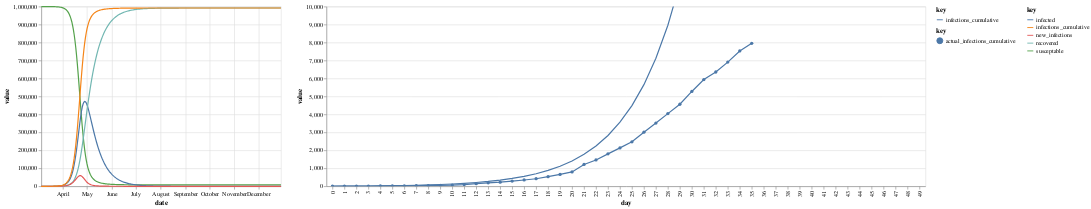

Write notebook code for a chart like this one.
### Markdown cell above
### No social mitigation

### Code cell
infectious_days = 14.
doubling_rate = 3.
population = 1000000.
num_infected = 11
N = 300

gamma = 1 / infectious_days
growth_rate = 2 ** (1 / doubling_rate) - 1
beta0 = (growth_rate + gamma) / (population - 1)

beta = np.empty(N)
beta[:] = beta0

s, i, r, i_new = run_sir(beta, gamma, population, num_infected, N)
d = pd.DataFrame({
    'date': pd.date_range("2020-03-05", periods = N), 
    'susceptable': s, 
    "infected": i, 
    "recovered": r, 
    "new_infections": i_new, 
    "infections_cumulative": np.cumsum(i_new),
    "penn_ever_infected": i + r,
})

p1 = (alt
 .Chart(d)
 .transform_fold(['susceptable', 'infected', 'recovered', 'new_infections', 'infections_cumulative'])
 .encode(x='date:T', y="value:Q", color='key:N')
 .mark_line()
)
combined = d.merge(la_train, on="date", how="left")
combined = combined.rename(columns={"cases":"actual_infections_cumulative"})
combined["day"] = np.arange(0, combined.shape[0])

sir_p = (alt
 .Chart()
 .transform_fold(['infections_cumulative'])
 .encode(x='day:N', y=alt.Y("value:Q", scale = alt.Scale(domain=(0, 10000))), color='key:N')
 .mark_line(clip=True)
)

act_p = (alt
 .Chart()
 .transform_fold(['actual_infections_cumulative'])
 .encode(x='day:N', y="value:Q", color='key:N')
 .mark_line(point = True, clip=True)
)

p2 = alt.layer(sir_p, act_p, data=combined[:50]).resolve_scale(color="independent")
alt.hconcat(p1, p2)

### Figure 1 — Vega-Lite specification as saved in the notebook (floating-point values rounded to 4 significant figures; data arrays with more than 128 entries replaced by an {"elided": "..."} marker saying what was removed)
{"config": {"view": {"continuousWidth": 400, "continuousHeight": 300}}, "hconcat": [{"data": {"name": "data-eb9a62babe3b02d5e7da413bc19420aa"}, "mark": "line", "encoding": {"color": {"type": "nominal", "field": "key"}, "x": {"type": "temporal", "field": "date"}, "y": {"type": "quantitative", "field": "value"}}, "transform": [{"fold": ["susceptable", "infected", "recovered", "new_infections", "infections_cumulative"]}]}, {"layer": [{"mark": {"type": "line", "clip": true}, "encoding": {"color": {"type": "nominal", "field": "key"}, "x": {"type": "nominal", "field": "day"}, "y": {"type": "quantitative", "field": "value", "scale": {"domain": [0, 10000]}}}, "transform": [{"fold": ["infections_cumulative"]}]}, {"mark": {"type": "line", "clip": true, "point": true}, "encoding": {"color": {"type": "nominal", "field": "key"}, "x": {"type": "nominal", "field": "day"}, "y": {"type": "quantitative", "field": "value"}}, "transform": [{"fold": ["actual_infections_cumulative"]}]}], "data": {"name": "data-3ad07b1b9ce4031ecd4ffd970fcbdd4c"}, "resolve": {"scale": {"color": "independent"}}}], "$schema": "https://vega.github.io/schema/vega-lite/v4.8.1.json", "datasets": {"data-eb9a62babe3b02d5e7da413bc19420aa": {"elided": "300 records"}, "data-3ad07b1b9ce4031ecd4ffd970fcbdd4c": [{"date": "2020-03-05T00:00:00", "susceptable": 1000000.0, "infected": 11.0, "recovered": 0.0, "new_infections": 1.0, "infections_cumulative": 1.0, "penn_ever_infected": 11.0, "actual_infections_cumulative": 11.0, "admits": 4.0, "growth_rate": 0.3636, "beta": 4.351e-08, "constant_beta": 2.2e-07, "day": 0}, {"date": "2020-03-06T00:00:00", "susceptable": 1000000.0, "infected": 13.86, "recovered": 0.7857, "new_infections": 3.645, "infections_cumulative": 4.645, "penn_ever_infected": 14.64, "actual_infections_cumulative": 13.0, "admits": 2.0, "growth_rate": 0.1538, "beta": 2.253e-08, "constant_beta": 2.2e-07, "day": 1}, {"date": "2020-03-07T00:00:00", "susceptable": 1000000.0, "infected": 17.46, "recovered": 1.776, "new_infections": 4.592, "infections_cumulative": 9.237, "penn_ever_infected": 19.24, "actual_infections_cumulative": 14.0, "admits": 1.0, "growth_rate": 0.07143, "beta": 1.429e-08, "constant_beta": 2.2e-07, "day": 2}, {"date": "2020-03-08T00:00:00", "susceptable": 1000000.0, "infected": 22.0, "recovered": 3.023, "new_infections": 5.786, "infections_cumulative": 15.02, "penn_ever_infected": 25.02, "actual_infections_cumulative": 14.0, "admits": 0.0, "growth_rate": 0.0, "beta": 7.143e-09, "constant_beta": 2.2e-07, "day": 3}, {"date": "2020-03-09T00:00:00", "susceptable": 1000000.0, "infected": 27.72, "recovered": 4.594, "new_infections": 7.289, "infections_cumulative": 22.31, "penn_ever_infected": 32.31, "actual_infections_cumulative": 19.0, "admits": 5.0, "growth_rate": 0.2632, "beta": 3.346e-08, "constant_beta": 2.2e-07, "day": 4}, {"date": "2020-03-10T00:00:00", "susceptable": 1000000.0, "infected": 34.92, "recovered": 6.574, "new_infections": 9.184, "infections_cumulative": 31.5, "penn_ever_infected": 41.5, "actual_infections_cumulative": 20.0, "admits": 1.0, "growth_rate": 0.05, "beta": 1.214e-08, "constant_beta": 2.2e-07, "day": 5}, {"date": "2020-03-11T00:00:00", "susceptable": 999900.0, "infected": 44.0, "recovered": 9.069, "new_infections": 11.57, "infections_cumulative": 43.07, "penn_ever_infected": 53.07, "actual_infections_cumulative": 28.0, "admits": 8.0, "growth_rate": 0.2857, "beta": 3.571e-08, "constant_beta": 2.2e-07, "day": 6}, {"date": "2020-03-12T00:00:00", "susceptable": 999900.0, "infected": 55.43, "recovered": 12.21, "new_infections": 14.58, "infections_cumulative": 57.65, "penn_ever_infected": 67.65, "actual_infections_cumulative": 32.0, "admits": 4.0, "growth_rate": 0.125, "beta": 1.964e-08, "constant_beta": 2.2e-07, "day": 7}, {"date": "2020-03-13T00:00:00", "susceptable": 999900.0, "infected": 69.84, "recovered": 16.17, "new_infections": 18.37, "infections_cumulative": 76.01, "penn_ever_infected": 86.01, "actual_infections_cumulative": 40.0, "admits": 8.0, "growth_rate": 0.2, "beta": 2.714e-08, "constant_beta": 2.2e-07, "day": 8}, {"date": "2020-03-14T00:00:00", "susceptable": 999900.0, "infected": 87.99, "recovered": 21.16, "new_infections": 23.14, "infections_cumulative": 99.15, "penn_ever_infected": 109.2, "actual_infections_cumulative": 53.0, "admits": 13.0, "growth_rate": 0.2453, "beta": 3.167e-08, "constant_beta": 2.2e-07, "day": 9}, {"date": "2020-03-15T00:00:00", "susceptable": 999900.0, "infected": 110.9, "recovered": 27.44, "new_infections": 29.15, "infections_cumulative": 128.3, "penn_ever_infected": 138.3, "actual_infections_cumulative": 69.0, "admits": 16.0, "growth_rate": 0.2319, "beta": 3.033e-08, "constant_beta": 2.2e-07, "day": 10}, {"date": "2020-03-16T00:00:00", "susceptable": 999800.0, "infected": 139.7, "recovered": 35.36, "new_infections": 36.73, "infections_cumulative": 165.0, "penn_ever_infected": 175.0, "actual_infections_cumulative": 94.0, "admits": 25.0, "growth_rate": 0.266, "beta": 3.374e-08, "constant_beta": 2.2e-07, "day": 11}, {"date": "2020-03-17T00:00:00", "susceptable": 999800.0, "infected": 176.0, "recovered": 45.34, "new_infections": 46.27, "infections_cumulative": 211.3, "penn_ever_infected": 221.3, "actual_infections_cumulative": 144.0, "admits": 50.0, "growth_rate": 0.3472, "beta": 4.187e-08, "constant_beta": 2.2e-07, "day": 12}, {"date": "2020-03-18T00:00:00", "susceptable": 999700.0, "infected": 221.7, "recovered": 57.91, "new_infections": 58.29, "infections_cumulative": 269.6, "penn_ever_infected": 279.6, "actual_infections_cumulative": 190.0, "admits": 46.0, "growth_rate": 0.2421, "beta": 3.135e-08, "constant_beta": 2.2e-07, "day": 13}, {"date": "2020-03-19T00:00:00", "susceptable": 999600.0, "infected": 279.3, "recovered": 73.74, "new_infections": 73.44, "infections_cumulative": 343.0, "penn_ever_infected": 353.0, "actual_infections_cumulative": 231.0, "admits": 41.0, "growth_rate": 0.1775, "beta": 2.489e-08, "constant_beta": 2.2e-07, "day": 14}, {"date": "2020-03-20T00:00:00", "susceptable": 999600.0, "infected": 351.9, "recovered": 93.69, "new_infections": 92.51, "infections_cumulative": 435.5, "penn_ever_infected": 445.5, "actual_infections_cumulative": 292.0, "admits": 61.0, "growth_rate": 0.2089, "beta": 2.803e-08, "constant_beta": 2.2e-07, "day": 15}, {"date": "2020-03-21T00:00:00", "susceptable": 999400.0, "infected": 443.3, "recovered": 118.8, "new_infections": 116.5, "infections_cumulative": 552.1, "penn_ever_infected": 562.1, "actual_infections_cumulative": 351.0, "admits": 59.0, "growth_rate": 0.1681, "beta": 2.395e-08, "constant_beta": 2.2e-07, "day": 16}, {"date": "2020-03-22T00:00:00", "susceptable": 999300.0, "infected": 558.4, "recovered": 150.5, "new_infections": 146.8, "infections_cumulative": 698.9, "penn_ever_infected": 708.9, "actual_infections_cumulative": 421.0, "admits": 70.0, "growth_rate": 0.1663, "beta": 2.377e-08, "constant_beta": 2.2e-07, "day": 17}, {"date": "2020-03-23T00:00:00", "susceptable": 999100.0, "infected": 703.4, "recovered": 190.4, "new_infections": 184.9, "infections_cumulative": 883.8, "penn_ever_infected": 893.8, "actual_infections_cumulative": 536.0, "admits": 115.0, "growth_rate": 0.2146, "beta": 2.86e-08, "constant_beta": 2.2e-07, "day": 18}, {"date": "2020-03-24T00:00:00", "susceptable": 998900.0, "infected": 886.0, "recovered": 240.6, "new_infections": 232.9, "infections_cumulative": 1117.0, "penn_ever_infected": 1127.0, "actual_infections_cumulative": 662.0, "admits": 126.0, "growth_rate": 0.1903, "beta": 2.618e-08, "constant_beta": 2.2e-07, "day": 19}, {"date": "2020-03-25T00:00:00", "susceptable": 998600.0, "infected": 1116.0, "recovered": 303.9, "new_infections": 293.2, "infections_cumulative": 1410.0, "penn_ever_infected": 1420.0, "actual_infections_cumulative": 799.0, "admits": 137.0, "growth_rate": 0.1715, "beta": 2.429e-08, "constant_beta": 2.2e-07, "day": 20}, {"date": "2020-03-26T00:00:00", "susceptable": 998200.0, "infected": 1405.0, "recovered": 383.6, "new_infections": 369.2, "infections_cumulative": 1779.0, "penn_ever_infected": 1789.0, "actual_infections_cumulative": 1216.0, "admits": 417.0, "growth_rate": 0.3429, "beta": 4.144e-08, "constant_beta": 2.2e-07, "day": 21}, {"date": "2020-03-27T00:00:00", "susceptable": 997700.0, "infected": 1770.0, "recovered": 484.0, "new_infections": 464.9, "infections_cumulative": 2244.0, "penn_ever_infected": 2254.0, "actual_infections_cumulative": 1465.0, "admits": 249.0, "growth_rate": 0.17, "beta": 2.414e-08, "constant_beta": 2.2e-07, "day": 22}, {"date": "2020-03-28T00:00:00", "susceptable": 997200.0, "infected": 2229.0, "recovered": 610.4, "new_infections": 585.2, "infections_cumulative": 2829.0, "penn_ever_infected": 2839.0, "actual_infections_cumulative": 1804.0, "admits": 339.0, "growth_rate": 0.1879, "beta": 2.593e-08, "constant_beta": 2.2e-07, "day": 23}, {"date": "2020-03-29T00:00:00", "susceptable": 996400.0, "infected": 2806.0, "recovered": 769.6, "new_infections": 736.4, "infections_cumulative": 3566.0, "penn_ever_infected": 3576.0, "actual_infections_cumulative": 2136.0, "admits": 332.0, "growth_rate": 0.1554, "beta": 2.269e-08, "constant_beta": 2.2e-07, "day": 24}, {"date": "2020-03-30T00:00:00", "susceptable": 995500.0, "infected": 3532.0, "recovered": 970.0, "new_infections": 926.4, "infections_cumulative": 4492.0, "penn_ever_infected": 4502.0, "actual_infections_cumulative": 2474.0, "admits": 338.0, "growth_rate": 0.1366, "beta": 2.08e-08, "constant_beta": 2.2e-07, "day": 25}, {"date": "2020-03-31T00:00:00", "susceptable": 994300.0, "infected": 4445.0, "recovered": 1222.0, "new_infections": 1165.0, "infections_cumulative": 5657.0, "penn_ever_infected": 5667.0, "actual_infections_cumulative": 3011.0, "admits": 537.0, "growth_rate": 0.1783, "beta": 2.498e-08, "constant_beta": 2.2e-07, "day": 26}, {"date": "2020-04-01T00:00:00", "susceptable": 992900.0, "infected": 5592.0, "recovered": 1540.0, "new_infections": 1464.0, "infections_cumulative": 7121.0, "penn_ever_infected": 7131.0, "actual_infections_cumulative": 3518.0, "admits": 507.0, "growth_rate": 0.1441, "beta": 2.155e-08, "constant_beta": 2.2e-07, "day": 27}, {"date": "2020-04-02T00:00:00", "susceptable": 991000.0, "infected": 7032.0, "recovered": 1939.0, "new_infections": 1840.0, "infections_cumulative": 8961.0, "penn_ever_infected": 8971.0, "actual_infections_cumulative": 4045.0, "admits": 527.0, "growth_rate": 0.1303, "beta": 2.017e-08, "constant_beta": 2.2e-07, "day": 28}, {"date": "2020-04-03T00:00:00", "susceptable": 988700.0, "infected": 8839.0, "recovered": 2441.0, "new_infections": 2309.0, "infections_cumulative": 11270.0, "penn_ever_infected": 11280.0, "actual_infections_cumulative": 4566.0, "admits": 521.0, "growth_rate": 0.1141, "beta": 1.855e-08, "constant_beta": 2.2e-07, "day": 29}, {"date": "2020-04-04T00:00:00", "susceptable": 985800.0, "infected": 11100.0, "recovered": 3073.0, "new_infections": 2896.0, "infections_cumulative": 14170.0, "penn_ever_infected": 14180.0, "actual_infections_cumulative": 5277.0, "admits": 711.0, "growth_rate": 0.1347, "beta": 2.062e-08, "constant_beta": 2.2e-07, "day": 30}, {"date": "2020-04-05T00:00:00", "susceptable": 982200.0, "infected": 13940.0, "recovered": 3866.0, "new_infections": 3627.0, "infections_cumulative": 17790.0, "penn_ever_infected": 17800.0, "actual_infections_cumulative": 5940.0, "admits": 663.0, "growth_rate": 0.1116, "beta": 1.83e-08, "constant_beta": 2.2e-07, "day": 31}, {"date": "2020-04-06T00:00:00", "susceptable": 977700.0, "infected": 17480.0, "recovered": 4861.0, "new_infections": 4536.0, "infections_cumulative": 22330.0, "penn_ever_infected": 22340.0, "actual_infections_cumulative": 6360.0, "admits": 420.0, "growth_rate": 0.06604, "beta": 1.375e-08, "constant_beta": 2.2e-07, "day": 32}, {"date": "2020-04-07T00:00:00", "susceptable": 972000.0, "infected": 21890.0, "recovered": 6110.0, "new_infections": 5662.0, "infections_cumulative": 27990.0, "penn_ever_infected": 28000.0, "actual_infections_cumulative": 6910.0, "admits": 550.0, "growth_rate": 0.07959, "beta": 1.51e-08, "constant_beta": 2.2e-07, "day": 33}, {"date": "2020-04-08T00:00:00", "susceptable": 965000.0, "infected": 27380.0, "recovered": 7673.0, "new_infections": 7050.0, "infections_cumulative": 35040.0, "penn_ever_infected": 35050.0, "actual_infections_cumulative": 7530.0, "admits": 620.0, "growth_rate": 0.08234, "beta": 1.538e-08, "constant_beta": 2.2e-07, "day": 34}, {"date": "2020-04-09T00:00:00", "susceptable": 956200.0, "infected": 34170.0, "recovered": 9629.0, "new_infections": 8753.0, "infections_cumulative": 43790.0, "penn_ever_infected": 43800.0, "actual_infections_cumulative": 7955.0, "admits": 425.0, "growth_rate": 0.05343, "beta": 1.249e-08, "constant_beta": 2.2e-07, "day": 35}, {"date": "2020-04-10T00:00:00", "susceptable": 945400.0, "infected": 42560.0, "recovered": 12070.0, "new_infections": 10830.0, "infections_cumulative": 54620.0, "penn_ever_infected": 54630.0, "actual_infections_cumulative": null, "admits": null, "growth_rate": null, "beta": null, "constant_beta": null, "day": 36}, {"date": "2020-04-11T00:00:00", "susceptable": 932000.0, "infected": 52850.0, "recovered": 15110.0, "new_infections": 13330.0, "infections_cumulative": 67950.0, "penn_ever_infected": 67960.0, "actual_infections_cumulative": null, "admits": null, "growth_rate": null, "beta": null, "constant_beta": null, "day": 37}, {"date": "2020-04-12T00:00:00", "susceptable": 915700.0, "infected": 65400.0, "recovered": 18880.0, "new_infections": 16320.0, "infections_cumulative": 84280.0, "penn_ever_infected": 84290.0, "actual_infections_cumulative": null, "admits": null, "growth_rate": null, "beta": null, "constant_beta": null, "day": 38}, {"date": "2020-04-13T00:00:00", "susceptable": 895900.0, "infected": 80570.0, "recovered": 23560.0, "new_infections": 19840.0, "infections_cumulative": 104100.0, "penn_ever_infected": 104100.0, "actual_infections_cumulative": null, "admits": null, "growth_rate": null, "beta": null, "constant_beta": null, "day": 39}, {"date": "2020-04-14T00:00:00", "susceptable": 872000.0, "infected": 98740.0, "recovered": 29310.0, "new_infections": 23920.0, "infections_cumulative": 128000.0, "penn_ever_infected": 128000.0, "actual_infections_cumulative": null, "admits": null, "growth_rate": null, "beta": null, "constant_beta": null, "day": 40}, {"date": "2020-04-15T00:00:00", "susceptable": 843400.0, "infected": 120200.0, "recovered": 36360.0, "new_infections": 28530.0, "infections_cumulative": 156600.0, "penn_ever_infected": 156600.0, "actual_infections_cumulative": null, "admits": null, "growth_rate": null, "beta": null, "constant_beta": null, "day": 41}, {"date": "2020-04-16T00:00:00", "susceptable": 809800.0, "infected": 145200.0, "recovered": 44950.0, "new_infections": 33590.0, "infections_cumulative": 190200.0, "penn_ever_infected": 190200.0, "actual_infections_cumulative": null, "admits": null, "growth_rate": null, "beta": null, "constant_beta": null, "day": 42}, {"date": "2020-04-17T00:00:00", "susceptable": 770900.0, "infected": 173800.0, "recovered": 55320.0, "new_infections": 38970.0, "infections_cumulative": 229100.0, "penn_ever_infected": 229100.0, "actual_infections_cumulative": null, "admits": null, "growth_rate": null, "beta": null, "constant_beta": null, "day": 43}, {"date": "2020-04-18T00:00:00", "susceptable": 726500.0, "infected": 205800.0, "recovered": 67740.0, "new_infections": 44400.0, "infections_cumulative": 273500.0, "penn_ever_infected": 273500.0, "actual_infections_cumulative": null, "admits": null, "growth_rate": null, "beta": null, "constant_beta": null, "day": 44}, {"date": "2020-04-19T00:00:00", "susceptable": 676900.0, "infected": 240600.0, "recovered": 82440.0, "new_infections": 49540.0, "infections_cumulative": 323100.0, "penn_ever_infected": 323100.0, "actual_infections_cumulative": null, "admits": null, "growth_rate": null, "beta": null, "constant_beta": null, "day": 45}, {"date": "2020-04-20T00:00:00", "susceptable": 623000.0, "infected": 277400.0, "recovered": 99630.0, "new_infections": 53970.0, "infections_cumulative": 377000.0, "penn_ever_infected": 377000.0, "actual_infections_cumulative": null, "admits": null, "growth_rate": null, "beta": null, "constant_beta": null, "day": 46}, {"date": "2020-04-21T00:00:00", "susceptable": 565700.0, "infected": 314900.0, "recovered": 119400.0, "new_infections": 57260.0, "infections_cumulative": 434300.0, "penn_ever_infected": 434300.0, "actual_infections_cumulative": null, "admits": null, "growth_rate": null, "beta": null, "constant_beta": null, "day": 47}, {"date": "2020-04-22T00:00:00", "susceptable": 506700.0, "infected": 351400.0, "recovered": 141900.0, "new_infections": 59020.0, "infections_cumulative": 493300.0, "penn_ever_infected": 493300.0, "actual_infections_cumulative": null, "admits": null, "growth_rate": null, "beta": null, "constant_beta": null, "day": 48}, {"date": "2020-04-23T00:00:00", "susceptable": 447700.0, "infected": 385300.0, "recovered": 167000.0, "new_infections": 58990.0, "infections_cumulative": 552300.0, "penn_ever_infected": 552300.0, "actual_infections_cumulative": null, "admits": null, "growth_rate": null, "beta": null, "constant_beta": null, "day": 49}]}}
